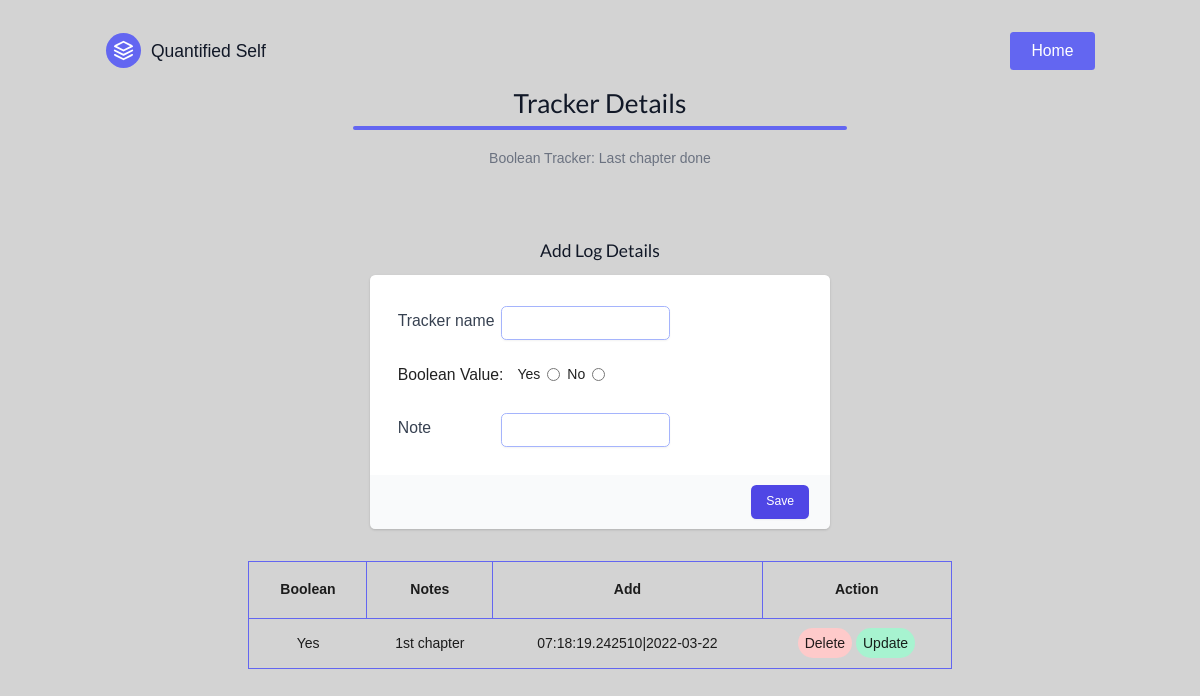
Screenshot of /Binal/24/logs with the database file from the repository.
### module.py (models this page shows)
class tracker(db.Model):
    __tablename__='Tracker'
    id=db.Column(db.Integer, nullable=False, primary_key=True,  autoincrement = True)
    name=db.Column(db.String(255), nullable=False)
    description=db.Column(db.String(255), nullable=False)
    tracker_type=db.Column(db.String(5), nullable=False)
    date_created=db.Column(db.DateTime(timezone=True), default=datetime.utcnow)
    logs=db.relationship('logs',secondary='tracker_logs', lazy=True, backref=db.backref('tracker',lazy=True))

class logs(db.Model):
    __tablename__="logs"
    id=db.Column(db.Integer,primary_key=True,autoincrement=True)
    timestamp=db.Column(db.DateTime, default=datetime.utcnow)
    log=db.Column(db.String(255))
    value=db.Column(db.Integer, nullable=False)
    note=db.Column(db.String(255), nullable=True)

### main.py (the view, shortened to what this page needs)
@app.route("/<string:username>/<int:id>/logs",methods=["GET", "POST"])
def numeric_tr(username,id):
    str=""
    parent_tracker=tracker.query.filter_by(id=id).first()
    if request.method=="GET":
        all_logs  = parent_tracker.logs
        if parent_tracker.tracker_type=="Multiple Choice":
            return render_template("multiplechoice.html", tracks=all_logs, str=str, parent_tracker=parent_tracker, username=username)
        if parent_tracker.tracker_type=="Boolean":
            return render_template("boolean.html", tracks=all_logs, str=str, parent_tracker=parent_tracker, username=username)

### templates/boolean.html (shortened to what this page needs)
{% extends 'base.html' %} {% block head %} {% endblock %} {% block body %}
<header class="text-gray-600 body-font">
  <div
    class="container mx-auto flex flex-wrap p-5 flex-col md:flex-row items-center"
  >
    <a
      class="flex title-font font-medium items-center text-gray-900 mb-4 md:mb-0"
    >
      <svg
        xmlns="http://www.w3.org/2000/svg"
        fill="none"
        stroke="currentColor"
        stroke-linecap="round"
        stroke-linejoin="round"
        stroke-width="2"
        class="w-10 h-10 text-white p-2 bg-indigo-500 rounded-full"
        viewBox="0 0 24 24"
      >
        <path
          d="M12 2L2 7l10 5 10-5-10-5zM2 17l10 5 10-5M2 12l10 5 10-5"
        ></path>
      </svg>
      <span class="ml-3 text-xl">Quantified Self</span>
    </a>
    <button
      class="inline-flex text-white bg-indigo-500 border-0 py-2 px-6 focus:outline-none hover:bg-indigo-600 rounded text-lg"
    >
      <a href="/{{username}}/dashboard">Home</a>
    </button>
  </div>
</header>
<div class="container px-5 mx-auto">
  <div
    class="flex flex-col items-center justify-items-center flex-wrap w-full mb-20"
  >
    <div class="lg:w-1/2 w-full mb-6 lg:mb-0">
      <h1
        class="sm:text-3xl text-2xl font-medium title-font mb-2 text-gray-900"
      >
        Tracker Details
      </h1>
      <div class="h-1 bg-indigo-500 rounded"></div>
    </div>
    <p class="lg:w-1/2 mt-5 text-center w-full leading-relaxed text-gray-500">
      Boolean Tracker: {{parent_tracker.description}}
    </p>
  </div>
</div>
<div class="mt-10 sm:mt-0">
  <div class="flex flex-col">
    <div class="">
      <div class="px-4 sm:px-0">
        <h3 class="text-xl text-center font-medium leading-6 text-gray-900">
          Add Log Details
        </h3>
      </div>
    </div>
    <div class="flex flex-col w-5/12 m-auto">
      <form action="#" method="POST">
        <div class="shadow overflow-hidden sm:rounded-md">
          <div class="px-4 py-5 bg-white sm:p-6">
            <div class="flex p-2 items-center">
              <label
                for="first-name"
                class="block text-lg font-medium text-gray-700"
                >Tracker name</label
              >
              <input
                type="text"
                name="_name_"
                id="name"
                class="mt-1 w-5/12 p-2 ml-2 focus:ring-indigo-500 focus:border-indigo-500 block shadow-sm sm:text-sm border border-indigo-300 rounded-md"
              />
            </div>
            <div class="flex p-2 items-center">
              <label class="text-lg mr-2">Boolean Value:</label>
              <label class="p-2">Yes</label>
              <input type="radio" id="value" name="_value_" value="Yes" />
              <label class="p-2">No</label>
              <input type="radio" id="value" name="_value_" value="No" />
              <br /><br />
            </div>
            <div class="flex p-2 items-center">
              <label
                for="email-address"
                class="block text-lg font-medium text-gray-700"
                >Note</label
              >
              <input
                type="text"
                name="_note_"
                id="Note"
                class="mt-1 ml-20 focus:ring-indigo-500 focus:border-indigo-500 block w-5/12 shadow-sm sm:text-sm border border-indigo-300 p-2 rounded-md"
              />
            </div>
          </div>
          <div class="px-4 py-3 bg-gray-50 text-right sm:px-6">
            <button
              type="submit"
              class="inline-flex justify-center py-2 px-4 border border-transparent shadow-sm text-sm font-medium rounded-md text-white bg-indigo-600 hover:bg-indigo-700 focus:outline-none focus:ring-2 focus:ring-offset-2 focus:ring-indigo-500"
            >
              Save
            </button>
          </div>
        </div>
      </form>
    </div>
  </div>
</div>
<div>
  {%if tracks|length <1 %}
  <h4 style="text-align: center">There are no trackers.Select one below!!</h4>
  {%else%}
  <div style="text-align: center">
    <table
      style="text-align: center"
      class="mt-5 mb-5 table-auto border border-indigo-600 m-auto w-3/5"
    >
      <tr>
        <th style="text-align: center" class="border border-indigo-500 p-5">
          Boolean
        </th>
        <th style="text-align: center" class="border border-indigo-500 p-5">
          Notes
        </th>
        <th style="text-align: center" class="border border-indigo-500 p-5">
          Add
        </th>
        <th style="text-align: center" class="border border-indigo-500 p-5">
          Action
        </th>
      </tr>
      {%for tracker in tracks %}
      <tr class="p-5 m-5 border border-indigo-500">
        <td>{{tracker.value}}</td>
        <td>{{tracker.note}}</td>
        <td>{{tracker.timestamp.time()}}|{{tracker.timestamp.date()}}</td>
        <td>
          <a
            class="bg-red-200 hover:bg-red-300 p-2 rounded-full"
            href="/{{username}}/{{parent_tracker.id}}/{{tracker.id}}/delete"
            >Delete</a
          >
          <a
            class="bg-green-200 hover:bg-green-300 p-2 rounded-full"
            href="/{{username}}/{{parent_tracker.id}}/{{tracker.id}}/update"
            >Update</a
          >
        </td>
      </tr>
      {%endfor%}
    </table>
    {%endif%}
  </div>
</div>
{% endblock %}

### static/main.css (style rules this page uses)
* { margin: 0; padding: 0px; box-sizing: border-box; -webkit-font-smoothing: antialiased; }
body { padding: 1rem; background: #ffffff; font-family: "Rubik", sans-serif; }
nav button, button { padding: 0.25rem; border-radius: 5px; }
h1, h4 { text-align: center; }
form { text-align: center; padding: 1rem; }

### templates/boolean.html (style rules this page uses)
body { background-color: lightgrey; }
th, td { padding: 1rem; }

### rows the page displays
tracker: description "Last chapter done"
logs: value "Yes", note "1st chapter", timestamp.time "07:18:19.242510", timestamp "2022-03-22"
